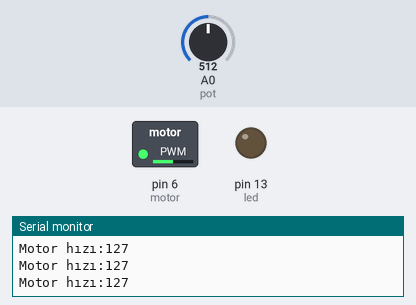
The sketch below on a simulated Arduino Uno, built with avr-gcc and run on an emulated ATmega328P. Parts: switched loads named in the sketch (green lamp = pin HIGH), output pins drawn as LEDs (lit = HIGH), the last lines printed to the serial monitor. Dashed ring = blinking. The inputs (shaded band) are chosen by the test bench; at power-on: A0 (pot) = 512.

Above: at 1.2 s.
1.3 s: A0 (pot) set to 795
At 2.5 s:
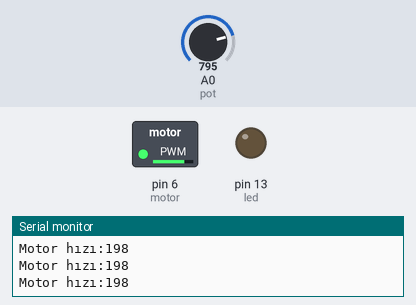
2.8 s: A0 (pot) set to 817
At 3.08 s:
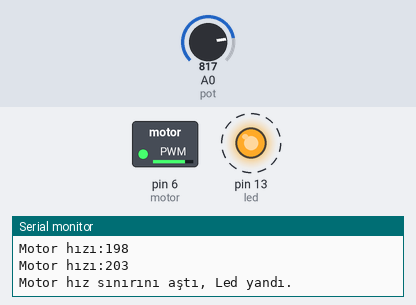
5.8 s: A0 (pot) set to 716
At 6.5 s:
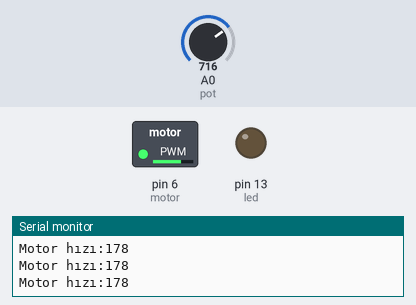
7.3 s: A0 (pot) set to 420
At 8.0 s:
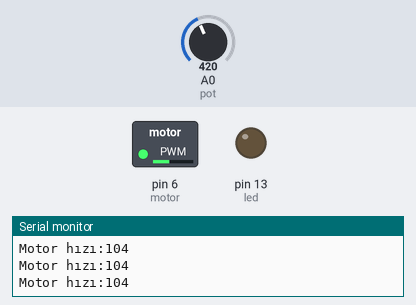
10.3 s: A0 (pot) set to 384
At 10.7 s:
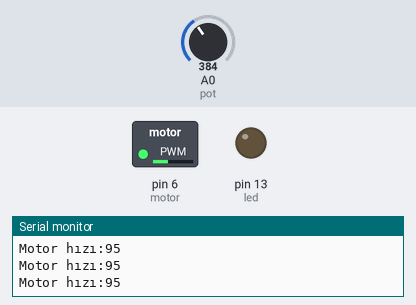
11.8 s: A0 (pot) set to 45
At 12.5 s:
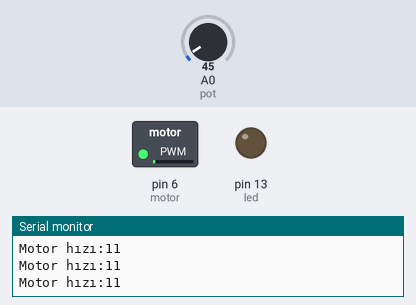
13.3 s: A0 (pot) set to 36
Timing chart, 0 to 15.8 s (numbered marks = the images above; inputs shaded):
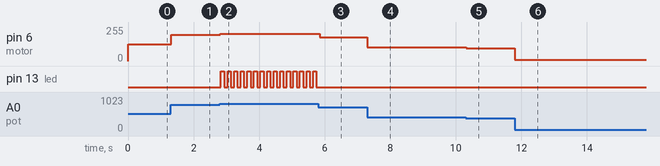

The sketch:

sketch_mar13a.ino
```cpp
int pot = A0;
int led = 13;
int motor = 6;
int potDeger;

void setup()
{
  pinMode(pot, INPUT);
  pinMode(led, OUTPUT);
  pinMode(motor, OUTPUT);
  Serial.begin(9600);
}

void loop()
{
  potDeger = analogRead(pot);
  potDeger = map(potDeger, 0 , 1023, 0, 255);
  analogWrite(motor, potDeger);

  Serial.print("Motor hızı:");
  Serial.println(potDeger);

  if (potDeger >= 200) {
    digitalWrite(13, HIGH);
    delay(100);
    digitalWrite(13, LOW);
    delay(100);

    Serial.println("Motor hız sınırını aştı, Led yandı.");
  }
  else
  {
    digitalWrite(13, LOW);
  }
}
```

Measured:
- the behaviour switches between 802 and 803 on A0 (pot) (found by bisection; images 1 and 2)
- after the input at 1.3 s, pin 6 (motor): 127/255 → 198/255 at once
- after the input at 2.8 s, pin 6 (motor): 198/255 → 203/255 at once; pin 13 (led): alternates HIGH for 0.10 s and LOW for 0.10 s, starting at once
- after the input at 5.8 s, pin 6 (motor): 203/255 → 178/255 after 0.05 s; pin 13 (led): stops changing and stays LOW
- after the input at 7.3 s, pin 6 (motor): 178/255 → 104/255 at once
- after the input at 10.3 s, pin 6 (motor): 104/255 → 95/255 at once
- after the input at 11.8 s, pin 6 (motor): 95/255 → 11/255 at once
- after the input at 13.3 s, pin 6 (motor): 11/255 → 8/255 at once
